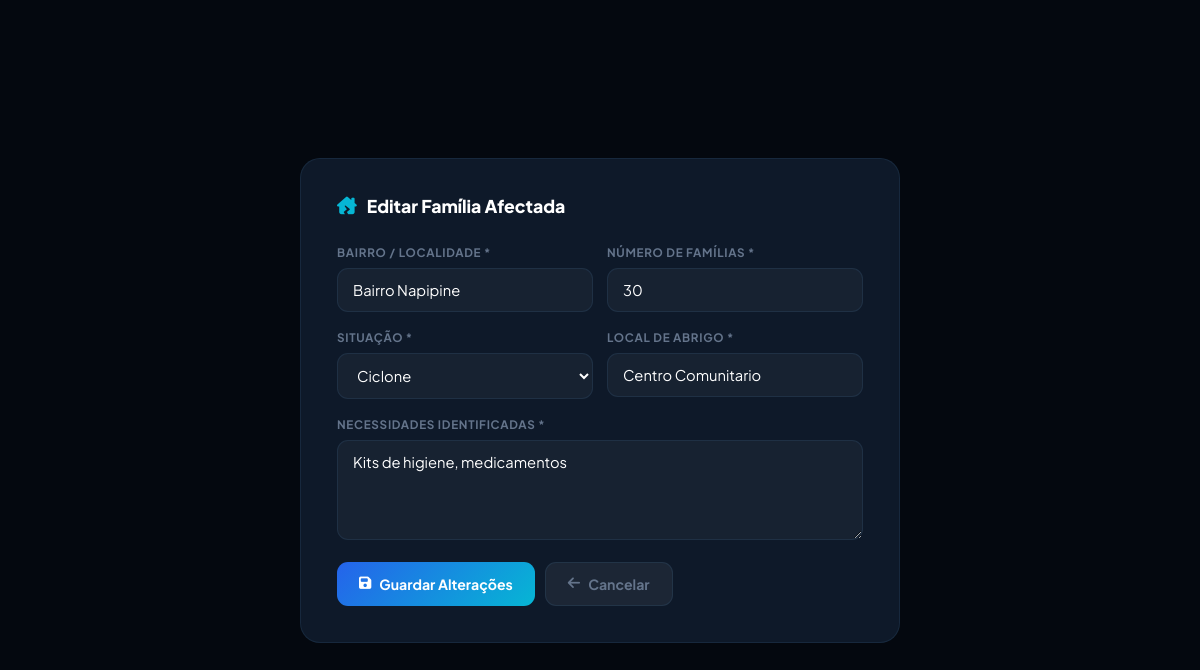
Page /admin/familia/editar/2 (signed in) on the committed database.
### tables this page shows
CREATE TABLE familia(
          id INTEGER PRIMARY KEY AUTOINCREMENT,
          bairro TEXT NOT NULL, numero INTEGER NOT NULL, situacao TEXT NOT NULL,
          abrigo TEXT NOT NULL, necessidades TEXT NOT NULL,
          data TEXT DEFAULT (datetime('now')));

### app.py (the view, shortened to what this page needs)
@app.route('/admin/familia/editar/<int:id>', methods=['GET','POST'])
@login_required
def editar_familia(id):
    familia = query("SELECT * FROM familia WHERE id=?", (id,), one=True)
    if not familia:
        flash('Família não encontrada.', 'error')
        return redirect(url_for('admin_dashboard', tab='tab-familias'))
    cfg = get_site_config()
    return render_template('editar_familia.html', familia=familia, cfg=cfg)

### app.py (called while the page is built)
def get_db():
    if 'db' not in g:
        g.db = sqlite3.connect(DB)
        g.db.row_factory = sqlite3.Row
    return g.db

def query(sql, args=(), one=False, commit=False):
    db = get_db()
    cur = db.execute(sql, args)
    if commit:
        db.commit()
        return cur.lastrowid
    return cur.fetchone() if one else cur.fetchall()

def login_required(f):
    @wraps(f)
    def dec(*a, **kw):
        if not session.get('admin_id'):
            return redirect(url_for('login'))
        return f(*a, **kw)
    return dec

### templates/editar_familia.html (shortened to what this page needs)
<!DOCTYPE html>
<html lang="pt">
<head>
<link rel="stylesheet" href="https://cdnjs.cloudflare.com/ajax/libs/font-awesome/6.5.0/css/all.min.css">
</head>
<body>
<div class="box">
  <div class="box-title"><i class="fas fa-house-chimney-crack"></i> Editar Família Afectada</div>
  <form action="/admin/familia/editar/{{ familia['id'] }}" method="POST">
    <div class="form-grid">
      <div class="fg">
        <label class="fl">Bairro / Localidade *</label>
        <input type="text" name="bairro" class="fi" value="{{ familia['bairro'] }}" required>
      </div>
      <div class="fg">
        <label class="fl">Número de Famílias *</label>
        <input type="number" name="numero" class="fi" value="{{ familia['numero'] }}" min="1" required>
      </div>
    </div>
    <div class="form-grid">
      <div class="fg">
        <label class="fl">Situação *</label>
        <select name="situacao" class="fi" required>
          <option value="Ciclone"    {% if familia['situacao']=='Ciclone'    %}selected{% endif %}>Ciclone</option>
        </select>
      </div>
      <div class="fg">
        <label class="fl">Local de Abrigo *</label>
        <input type="text" name="abrigo" class="fi" value="{{ familia['abrigo'] }}" required>
      </div>
    </div>
    <div class="fg">
      <label class="fl">Necessidades Identificadas *</label>
      <textarea name="necessidades" class="fi" required>{{ familia['necessidades'] }}</textarea>
    </div>
    <div class="actions">
      <button type="submit" class="btn btn-primary"><i class="fas fa-save"></i> Guardar Alterações</button>
      <a href="/admin?tab=tab-familias" class="btn btn-ghost"><i class="fas fa-arrow-left"></i> Cancelar</a>
    </div>
  </form>
</div>
</body>
</html>

### templates/editar_familia.html (style rules this page uses)
:root { --bg:#04080f;--card:#0e1929;--border:rgba(99,179,237,.1);--cyan:#06b6d4;--text:#dbeafe;--muted:#64748b; }
* { margin:0;padding:0;box-sizing:border-box }
body { font-family:'Plus Jakarta Sans',sans-serif;background:var(--bg);color:var(--text);min-height:100vh;display:flex;align-items:center;justify-content:center;padding:20px }
.box { background:var(--card);border:1px solid var(--border);border-radius:20px;padding:36px;width:100%;max-width:600px }
.box-title { font-size:1.1rem;font-weight:800;color:#fff;display:flex;align-items:center;gap:10px;margin-bottom:28px }
.box-title i { color:var(--cyan) }
.form-grid { display:grid;grid-template-columns:1fr 1fr;gap:14px }
.fg { margin-bottom:18px }
.fl { display:block;font-size:.73rem;font-weight:700;color:var(--muted);text-transform:uppercase;letter-spacing:.7px;margin-bottom:8px }
.fi { width:100%;padding:12px 15px;background:rgba(255,255,255,.04);border:1px solid var(--border);border-radius:11px;color:#fff;font-size:.92rem;font-family:inherit;transition:.2s }
textarea.fi { min-height:100px;resize:vertical }
select.fi option { background:#0a1225 }
.actions { display:flex;gap:10px;margin-top:8px;flex-wrap:wrap }
.btn { display:inline-flex;align-items:center;gap:8px;padding:12px 22px;border-radius:11px;font-size:.88rem;font-weight:700;cursor:pointer;border:none;font-family:inherit;text-decoration:none;transition:.2s }
.btn-primary { background:linear-gradient(135deg,#2563eb,#06b6d4);color:#fff }
.btn-ghost { background:rgba(255,255,255,.06);color:var(--muted);border:1px solid var(--border) }

### rows in the picture
familia: bairro "Bairro Napipine", numero "30", situacao "Ciclone", abrigo "Centro Comunitario", necessidades "Kits de higiene, medicamentos"
